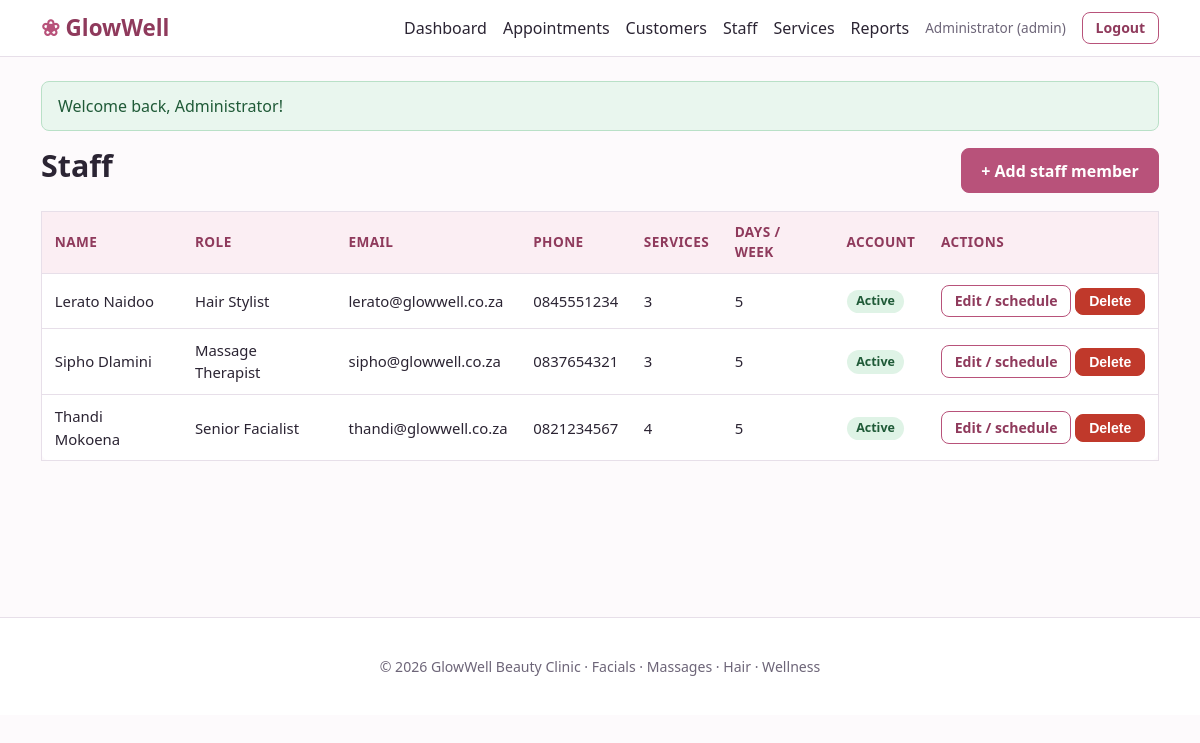
The page /admin/staff.php (signed in) on the database its author committed.
### tables this page shows
CREATE TABLE staff (
    staff_id       INT UNSIGNED AUTO_INCREMENT PRIMARY KEY,
    user_id        INT UNSIGNED NOT NULL UNIQUE,
    first_name     VARCHAR(60) NOT NULL,
    last_name      VARCHAR(60) NOT NULL,
    phone          VARCHAR(20) NOT NULL,
    job_title      VARCHAR(80) NOT NULL,
    hire_date      DATE NOT NULL,
    CONSTRAINT fk_staff_user FOREIGN KEY (user_id)
        REFERENCES users(user_id) ON DELETE CASCADE
);

CREATE TABLE users (
    user_id        INT UNSIGNED AUTO_INCREMENT PRIMARY KEY,
    email          VARCHAR(150) NOT NULL UNIQUE,
    password_hash  VARCHAR(255) NOT NULL,
    role           ENUM('admin','staff','customer') NOT NULL DEFAULT 'customer',
    is_active      TINYINT(1) NOT NULL DEFAULT 1,
    created_at     TIMESTAMP NOT NULL DEFAULT CURRENT_TIMESTAMP
);

### includes/functions.php (called while the page is built, shortened)
<?php
    function e($value): string {
        return htmlspecialchars((string)$value, ENT_QUOTES, 'UTF-8');
    }
    function url(string $path = ""): string {
        return BASE_URL . '/' . ltrim($path, '/');
    }

### admin/staff.php (the view, shortened to what this page needs)
<?php
    require_once __DIR__ . '/../includes/functions.php';
    $pdo = db();
    $staff = $pdo->query(
        "SELECT s.staff_id, s.first_name, s.last_name, s.job_title, s.phone, u.email, u.is_active,
                (SELECT COUNT(*) FROM staff_services ss WHERE ss.staff_id = s.staff_id) AS service_count,
                (SELECT COUNT(*) FROM staff_schedules sc WHERE sc.staff_id = s.staff_id) AS days_worked
        FROM staff s JOIN users u ON u.user_id = s.user_id
        ORDER BY s.first_name, s.last_name"
    )->fetchAll();
    require __DIR__ . '/../includes/header.php';
?>
<div class="page-head">
    <h1>Staff</h1>
    <a class="btn" href="<?= e(url('admin/staff_form.php')) ?>">+ Add staff member</a>
</div>
<div class="table-wrap"><table>
    <thead><tr><th>Name</th><th>Role</th><th>Email</th><th>Phone</th><th>Services</th><th>Days / week</th><th>Account</th><th>Actions</th></tr></thead>
    <tbody>
    <?php foreach ($staff as $s): ?>
        <tr>
            <td><?= e($s['first_name'] . ' ' . $s['last_name']) ?></td>
            <td><?= e($s['job_title']) ?></td>
            <td><?= e($s['email']) ?></td>
            <td><?= e($s['phone']) ?></td>
            <td><?= (int)$s['service_count'] ?></td>
            <td><?= (int)$s['days_worked'] ?></td>
            <td><span class="badge <?= $s['is_active'] ? 'badge-active' : 'badge-inactive' ?>"><?= $s['is_active'] ? 'Active' : 'Inactive' ?></span></td>
            <td class="actions">
                <a class="btn btn-small btn-outline" href="<?= e(url('admin/staff_form.php?id=' . (int)$s['staff_id'])) ?>">Edit / schedule</a>
                <form method="post" class="inline-form" data-confirm="Delete this staff member?">
                    <button class="btn btn-small btn-danger" type="submit">Delete</button>
                </form>
            </td>
        </tr>
    <?php endforeach; ?>
    </tbody>
</table></div>
<?php require __DIR__ . '/../includes/footer.php'; ?>

### assets/css/style.css (style rules this page uses)
:root { --rose: #b8527a; --rose-dark: #8f3a5c; --rose-light: #fbeef3; --teal: #2f7d7a; --ink: #2b2433; --muted: #6d6578; --line: #e7dfe9; --bg: #fdfafc; --white: #ffffff; --ok: #2e7d4f; --warn: #b7791f; --bad: #c0392b; --radius: 10px; }
* { box-sizing: border-box; }
body { margin: 0; font-family: "Segoe UI", Roboto, Helvetica, Arial, sans-serif; color: var(--ink); background: var(--bg); line-height: 1.5; }
a { color: var(--rose-dark); }
h1, h2, h3 { line-height: 1.25; margin: 0 0 .6rem; }
h1 { font-size: 1.9rem; }
.btn { display: inline-block; background: var(--rose); color: #fff; border: 1px solid var(--rose); padding: .6rem 1.2rem; border-radius: 8px; font-size: 1rem; cursor: pointer; text-decoration: none; font-weight: 600; }
.btn-small { padding: .3rem .8rem; font-size: .88rem; }
.btn-outline { background: transparent; color: var(--rose-dark); }
.btn-danger { background: var(--bad); border-color: var(--bad); }
.inline-form { display: inline; }
.table-wrap { overflow-x: auto; }
table { width: 100%; border-collapse: collapse; background: var(--white); border: 1px solid var(--line); border-radius: var(--radius); }
th, td { padding: .65rem .8rem; text-align: left; border-bottom: 1px solid var(--line); font-size: .93rem; vertical-align: middle; }
th { background: var(--rose-light); color: var(--rose-dark); font-size: .85rem; text-transform: uppercase; letter-spacing: .03em; }
td.actions { white-space: nowrap; }
.badge { padding: .15rem .6rem; border-radius: 20px; font-size: .78rem; font-weight: 600; display: inline-block; }
.badge-active { background: #dff3e6; color: #1f5a37; }
.page-head { display: flex; justify-content: space-between; align-items: center; flex-wrap: wrap; gap: .8rem; margin-bottom: 1rem; }

### rows shown on the page
staff: first_name+last_name "Lerato Naidoo", job_title "Hair Stylist", user.email "lerato@glowwell.co.za", phone "0845551234", service_count "3", days_worked "5"
staff: first_name+last_name "Sipho Dlamini", job_title "Massage Therapist", user.email "sipho@glowwell.co.za", phone "0837654321", service_count "3", days_worked "5"
staff: first_name+last_name "Thandi Mokoena", job_title "Senior Facialist", user.email "thandi@glowwell.co.za", phone "0821234567", service_count "4", days_worked "5"

### other values the page prints
$_SESSION['name'] "Administrator"
$role "admin"
$f['msg'] "Welcome back, Administrator!"
